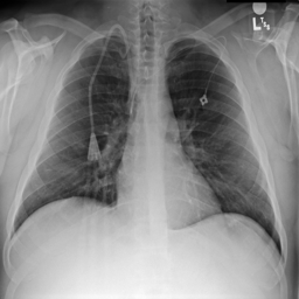
#> input picture Lectures Scripts/Data/Sample Normal Chest Image.png, 299 x 299 px, found by its file name
$ python '[17] Extract Multiple Objects from ROI.py'
#> lines starting #> are read from the running program, lines starting #| are printed output that depends on the picture; after the words box and inside, x2 and y2 are one past the last pixel; in counts of white or black regions, pixels touching at a corner belong together
'''
========================================================================
        ╦ ╦┌─┐┌─┐┌─┐┌─┐┌┬┐  ╔╦╗┌─┐┌─┐┌┬┐┬ ┬  ╔╗ ┌─┐┬  ┌─┐┬ ┬┌─┐
        ╠═╣│ │└─┐└─┐├─┤│││  ║║║├─┤│ ┬ ││└┬┘  ╠╩╗├─┤│  ├─┤├─┤├─┤
        ╩ ╩└─┘└─┘└─┘┴ ┴┴ ┴  ╩ ╩┴ ┴└─┘─┴┘ ┴   ╚═╝┴ ┴┴─┘┴ ┴┴ ┴┴ ┴
========================================================================
# Author: Hossam Magdy Balaha
# Initial Creation Date: Jun 29th, 2024
# Last Modification Date: Feb 3rd, 2025
# Permissions and Citation: Refer to the README file.
'''

# Import standard Python libraries for system operations and data processing.
import os  # Provides functions for interacting with the operating system.
import cv2  # OpenCV library for computer vision tasks.
import numpy as np  # Numerical computing library for array operations.
import matplotlib.pyplot as plt  # Visualization library for plotting.

# Define file paths for input images using raw strings to handle Windows paths.
caseImgPath = r"Data/Sample Normal Chest Image.png"  # Path to the medical scan image.
caseSegPath = r"Data/Sample Normal Chest Mask.png"  # Path to the segmentation mask.

# Set target dimensions for image resizing to ensure consistent processing size.
targetSize = (256, 256)  # Tuple specifying width and height in pixels.
# Define minimum contour area threshold for filtering small regions (0 means keep all).
cntAreaThreshold = 0  # Measured in square pixels.

# Check if both input files exist before proceeding with processing.
if (not os.path.exists(caseImgPath)) or (not os.path.exists(caseSegPath)):
  # Raise explicit error if any file is missing to prevent runtime failures.
  raise FileNotFoundError("One or more files were not found. Please check the file paths.")

# Load medical images from disk using appropriate OpenCV flags.
caseImg = cv2.imread(caseImgPath, cv2.IMREAD_GRAYSCALE)  # Read CT scan as grayscale.
#> caseImg is the input picture: shape (299, 299); min 0, max 252, mean 135.7
caseSeg = cv2.imread(caseSegPath, cv2.IMREAD_GRAYSCALE)  # Read mask as single-channel.
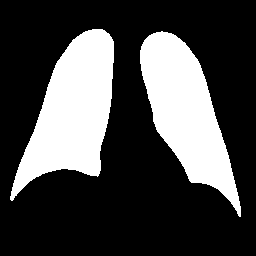
#> input picture Lectures Scripts/Data/Sample Normal Chest Mask.png, 256 x 256 px, found by its file name
#> caseSeg: shape (256, 256); 27.8% white; 2 white regions

# Resize images to standard dimensions using cubic interpolation for quality.
caseImg = cv2.resize(caseImg, targetSize, interpolation=cv2.INTER_CUBIC)  # Resize scan image.
#> caseImg: shape (256, 256)
caseSeg = cv2.resize(caseSeg, targetSize, interpolation=cv2.INTER_CUBIC)  # Resize mask image.

# Binarize segmentation mask by thresholding to ensure only 0/255 values.
caseSeg[caseSeg > 0] = 255  # Convert any positive values to pure white.

# Perform sanity check on the segmentation mask to ensure valid content.
if (np.sum(caseSeg) <= 0):  # Calculate sum of all pixel values in mask.
  # Raise error if mask contains no white pixels to prevent empty processing.
  raise ValueError("The mask is completely black/empty. Please check the segmentation mask.")

# Detect contours in the segmentation mask using simple approximation method.
contours = cv2.findContours(caseSeg, cv2.RETR_EXTERNAL, cv2.CHAIN_APPROX_SIMPLE)
#> contours = 2 contours; box (x1, y1, x2, y2) and area: (10, 29, 114, 201) 9262, (140, 31, 241, 217) 8564
# Sort detected contours from left-to-right based on their x-coordinate.
contours = sorted(contours[0], key=lambda x: cv2.boundingRect(x)[0], reverse=False)

# Initialize empty list to store extracted region-of-interest (ROI) images.
regions = []

# Process each detected contour to extract individual anatomical structures.
for i in range(len(contours)):
  # Calculate the area of the current contour for size filtering.
  cntArea = cv2.contourArea(contours[i])
  # Skip contours smaller than threshold to ignore noise/artifacts.
  if (cntArea <= cntAreaThreshold):
    continue

  # Create blank mask matching image dimensions for current ROI.
  regionMask = np.zeros_like(caseSeg)
  # Select current contour from the list of detected contours.
  regionCnt = contours[i]
  # Fill contour area in the mask to create binary ROI representation.
  cv2.fillPoly(regionMask, [regionCnt], 255)
  # Apply mask to original image to isolate the anatomical structure.
  roi = cv2.bitwise_and(caseImg, regionMask)
  # Calculate bounding box coordinates around the masked region.
  x, y, w, h = cv2.boundingRect(roi)
  # Crop the region from the original image using bounding box coordinates.
  cropped = roi[y:y + h, x:x + w]
  # Add cropped ROI to the collection of extracted regions.
  regions.append(cropped)
#> this loop made 2 passes
#> (cntArea, x, y, w, h) on passes 1 to 2: (9262, 10, 29, 104, 172), (8564.5, 140, 31, 101, 186)
#> pass 1, `roi = cv2.bitwise_and(caseImg, regionMask)`:
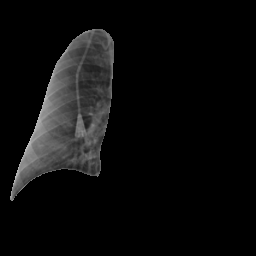
#> roi: shape (256, 256); min 0, max 193, mean 12.4
#> pass 1, `cropped = roi[y:y + h, x:x + w]`:
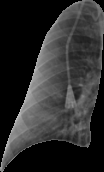
#> cropped: shape (172, 104); min 0, max 193, mean 45.4
#> pass 2, `roi = cv2.bitwise_and(caseImg, regionMask)`:
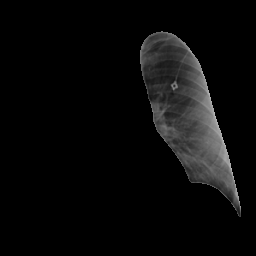
#> roi: shape (256, 256); min 0, max 186, mean 10.3
#> pass 2, `cropped = roi[y:y + h, x:x + w]`:
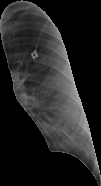
#> cropped: shape (186, 101); min 0, max 186, mean 35.9
#> after the loop:
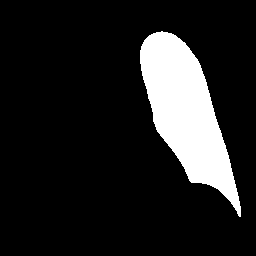
#> regionMask: shape (256, 256); 13.4% white; 1 white region, box (x1, y1, x2, y2) and area: (140, 31, 241, 217) 8771
#> after the loop, regions = 2 items

# Output the total number of valid regions found in the segmentation mask.
print(f"Number of Regions: {len(regions)}.")
#| Number of Regions: 2.

plt.figure(figsize=(12, 6))

plt.subplot(1, len(regions) + 2, 1)
plt.imshow(caseImg, cmap="gray")  # Display original image in grayscale.
plt.title("Original Image")  # Set the title of the plot.
plt.axis("off")  # Turn off the axis.
plt.tight_layout()  # Apply tight layout.

plt.subplot(1, len(regions) + 2, 2)
plt.imshow(caseSeg, cmap="gray")  # Display segmentation mask in grayscale.
plt.title("Segmentation Mask")  # Set the title of the plot.
plt.axis("off")  # Turn off the axis.
plt.tight_layout()  # Apply tight layout.

# Configure matplotlib subplots for multi-image visualization.
for i in range(len(regions)):
  # Create subplot grid with one row and N columns for N regions.
  plt.subplot(1, len(regions) + 2, i + 3)
  # Display current region in grayscale with proper colormap.
  plt.imshow(regions[i], cmap="gray")
  # Add descriptive title to each subplot showing region number.
  plt.title(f"Region {i + 1}")
  # Remove axis ticks and labels for cleaner visualization.
  plt.axis("off")
  # Apply tight layout to ensure proper spacing between subplots.
  plt.tight_layout()
#> this loop made 2 passes

# Save the final figure as a PNG image with high resolution and tight bounding box.
plt.savefig(
  "Data/Extract Multiple Objects from ROI.png",
  dpi=300,
  bbox_inches="tight",
)
# Render the matplotlib figure with all extracted regions.
plt.show()
# Close the figure to free memory after user interaction.
plt.close()
